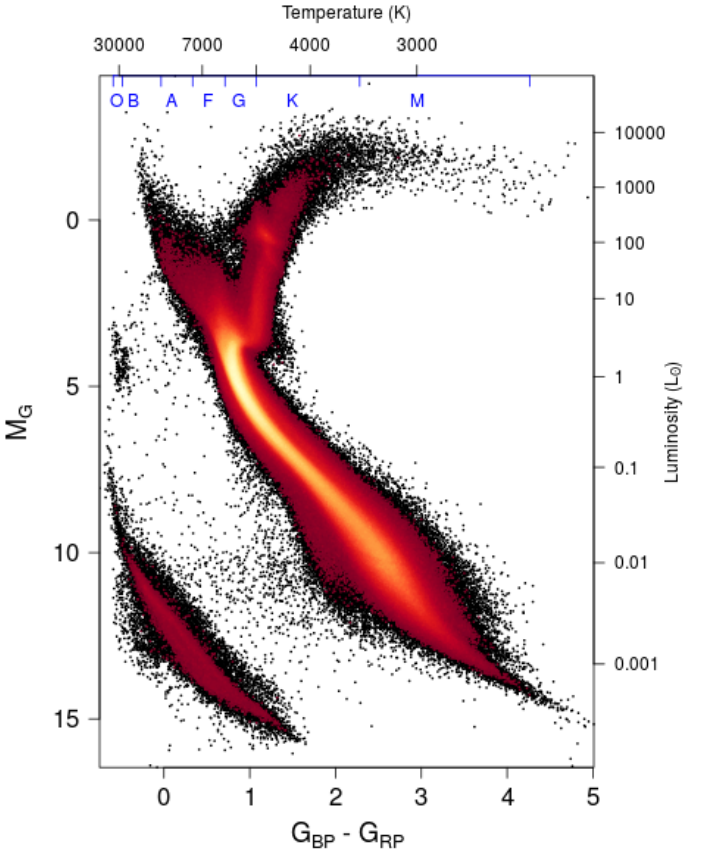
#> input picture Other Figures/HRDiagramOriginal.PNG, 723 x 863 px, found by its file name
$ python 'HR Plot.py'
#> lines starting #> are read from the running program, lines starting #| are printed output that depends on the picture
import matplotlib.pyplot as plt
import numpy as np

height = 863
xOffset = 163.532
yOffset = height - 642.999

def colourToPix(colour):
    conversion = 1/89.895
    x = (colour/conversion)+xOffset
    return x

def magToPix(mag,d):
    M = mag + 5 - 5*np.log10(d)
    conversion = 5/166.537
    y = (M/conversion)+yOffset
    return y

path = 'Other Figures/'

stars = [{'Name':'4987', 'Colour':0.446, 'Mag':11.3431, 'Distance':1790.36},
         {'Name':'14535', 'Colour':0.781, 'Mag':12.5173, 'Distance':714.01},
         {'Name':'15284', 'Colour':1.065, 'Mag':13.5912, 'Distance':5549.87},
         {'Name':'17749', 'Colour':0.913, 'Mag':12.7905, 'Distance':1583.53}]
plotColours = ['r','b','g','k']

img = plt.imread(path+"HRDiagramOriginal.png")
#> img is the input picture: shape (863, 723, 4) float32; mean R, G, B, A 0.895, 0.854, 0.86, 1
fig, ax = plt.subplots()
ax.imshow(img)

for i, star in enumerate(stars):
    ax.plot(colourToPix(star['Colour']), magToPix(star['Mag'], star['Distance']), plotColours[i]+'.',
            markersize=3, label=star['Name'])

plt.axis('off')
plt.legend(fontsize='x-small')

plt.savefig(path+'HRDiagram.png', bbox_inches='tight', pad_inches=0, dpi=300)
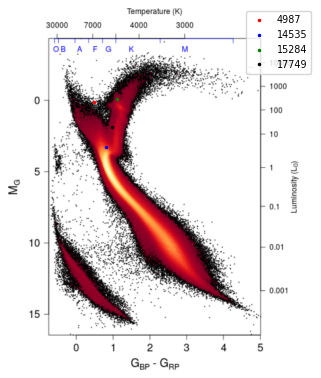
#> figure drawn by matplotlib, 1 panel
plt.savefig(path+'HRDiagram.pdf', bbox_inches='tight', pad_inches=0, dpi=300)
